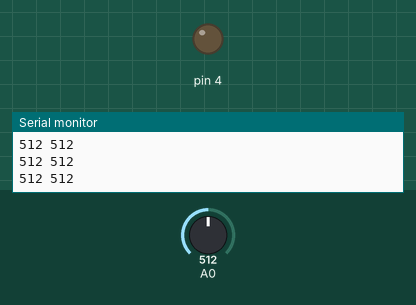
Bench run of a sketch on a simulated Arduino Uno, built with avr-gcc and run on an emulated ATmega328P. On the bench: output pins drawn as LEDs (lit = HIGH), the last lines printed to the serial monitor. The test bench sets the inputs (shaded band); at power-on: A0 = 512.

Above: at 1.2 s.
1.3 s: A0 set to 53
2.8 s: A0 set to 47
At 3.3 s:
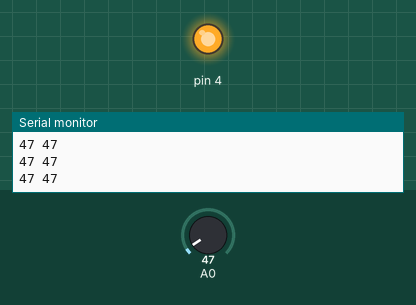
4.3 s: A0 set to 122
At 4.7 s:
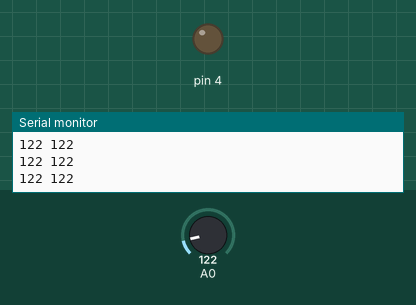
7.3 s: A0 set to 40
At 7.9 s:
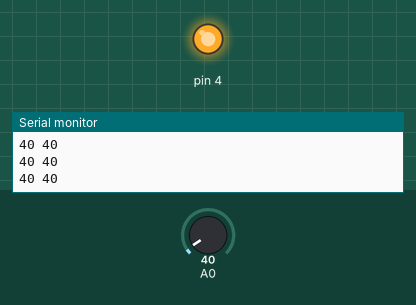
Timing chart, 0 to 9.9 s (numbered marks = the images above; inputs shaded):
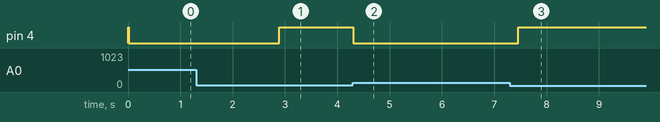

The sketch:

Average.ino
```cpp
const int AVGSIZE = 16;

int AVG[AVGSIZE];
int currentIndex;

void setup() {
  Serial.begin(9600);

  pinMode(4, OUTPUT);

  currentIndex = 0;

  for (int i = 0; i < AVGSIZE; i++) {
    AVG[i] = 0;
  }
}

void loop() {
  int a0v = analogRead(A0);

  AVG[currentIndex] = a0v;
  currentIndex = (currentIndex + 1) % AVGSIZE;

  int sum = 0;
  for (int i = 0; i < AVGSIZE; i++) {
    sum += AVG[i];
  }

  int avg = sum / AVGSIZE;

  digitalWrite(4, avg < 50);

  Serial.println(a0v + String(" ") + avg);
  delay(10);
}
```

Measured:
- the behaviour switches between 50 and 49 on A0 (found by bisection; images 0 and 1)
- after the input at 2.8 s, pin 4: LOW → HIGH after 0.09 s
- after the input at 4.3 s, pin 4: HIGH → LOW at once
- after the input at 7.3 s, pin 4: LOW → HIGH after 0.16 s
